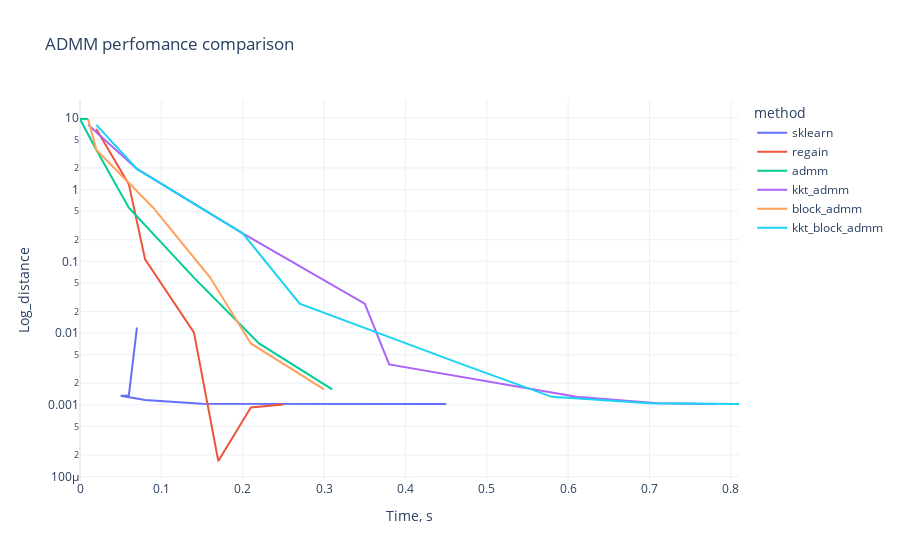

The code cell stored with this chart in its notebook:
### Markdown cell above
## Time plot

### Code cell
fig = px.line(df, x="sec_time", y="distance", color= "method", log_y = True, 
#               text = "str_tol",
        labels={"sec_time": "Time, s",
                "distance": "Log_distance",
                "method": "method"
                 },
        template = "plotly_white",
              title='ADMM perfomance comparison')
fig.update_traces(textposition='top center')
fig.show()

### Figure 1 — Plotly figure (JSON) as saved in the notebook; plotly's stock layout.template omitted (floating-point values rounded to 4 significant figures)
{"data": [{"hovertemplate": "method=sklearn<br>Time, s=%{x}<br>Log_distance=%{y}<extra></extra>", "legendgroup": "sklearn", "line": {"color": "#636efa", "dash": "solid"}, "mode": "lines", "name": "sklearn", "orientation": "v", "showlegend": true, "textposition": "top center", "type": "scatter", "x": [0.07, 0.06, 0.05, 0.08, 0.08, 0.15, 0.33, 0.45], "xaxis": "x", "y": [0.01197, 0.001343, 0.001343, 0.001173, 0.001173, 0.001037, 0.001028, 0.001028], "yaxis": "y"}, {"hovertemplate": "method=regain<br>Time, s=%{x}<br>Log_distance=%{y}<extra></extra>", "legendgroup": "regain", "line": {"color": "#EF553B", "dash": "solid"}, "mode": "lines", "name": "regain", "orientation": "v", "showlegend": true, "textposition": "top center", "type": "scatter", "x": [0.02, 0.02, 0.06, 0.08, 0.14, 0.17, 0.21, 0.25], "xaxis": "x", "y": [6.983, 6.983, 1.189, 0.1068, 0.01023, 0.0001653, 0.0009177, 0.001016], "yaxis": "y"}, {"hovertemplate": "method=admm<br>Time, s=%{x}<br>Log_distance=%{y}<extra></extra>", "legendgroup": "admm", "line": {"color": "#00cc96", "dash": "solid"}, "mode": "lines", "name": "admm", "orientation": "v", "showlegend": true, "textposition": "top center", "type": "scatter", "x": [0.01, 0, 0, 0.02, 0.06, 0.14, 0.22, 0.31], "xaxis": "x", "y": [9.607, 9.607, 9.607, 3.59, 0.5582, 0.05936, 0.007172, 0.001644], "yaxis": "y"}, {"hovertemplate": "method=kkt_admm<br>Time, s=%{x}<br>Log_distance=%{y}<extra></extra>", "legendgroup": "kkt_admm", "line": {"color": "#ab63fa", "dash": "solid"}, "mode": "lines", "name": "kkt_admm", "orientation": "v", "showlegend": true, "textposition": "top center", "type": "scatter", "x": [0.01, 0.07, 0.2, 0.35, 0.38, 0.61, 0.71, 0.78], "xaxis": "x", "y": [7.972, 1.935, 0.2454, 0.02574, 0.003667, 0.001294, 0.001053, 0.00103], "yaxis": "y"}, {"hovertemplate": "method=block_admm<br>Time, s=%{x}<br>Log_distance=%{y}<extra></extra>", "legendgroup": "block_admm", "line": {"color": "#FFA15A", "dash": "solid"}, "mode": "lines", "name": "block_admm", "orientation": "v", "showlegend": true, "textposition": "top center", "type": "scatter", "x": [0.01, 0.01, 0.01, 0.02, 0.09, 0.16, 0.21, 0.3], "xaxis": "x", "y": [9.607, 9.607, 9.607, 3.59, 0.5582, 0.05936, 0.007172, 0.001644], "yaxis": "y"}, {"hovertemplate": "method=kkt_block_admm<br>Time, s=%{x}<br>Log_distance=%{y}<extra></extra>", "legendgroup": "kkt_block_admm", "line": {"color": "#19d3f3", "dash": "solid"}, "mode": "lines", "name": "kkt_block_admm", "orientation": "v", "showlegend": true, "textposition": "top center", "type": "scatter", "x": [0.02, 0.07, 0.2, 0.27, 0.47, 0.58, 0.7, 0.81], "xaxis": "x", "y": [7.972, 1.935, 0.2454, 0.02574, 0.003667, 0.001294, 0.001053, 0.00103], "yaxis": "y"}], "layout": {"legend": {"title": {"text": "method"}, "tracegroupgap": 0}, "title": {"text": "ADMM perfomance comparison"}, "xaxis": {"anchor": "y", "domain": [0, 1], "title": {"text": "Time, s"}}, "yaxis": {"anchor": "x", "domain": [0, 1], "title": {"text": "Log_distance"}, "type": "log"}}}
